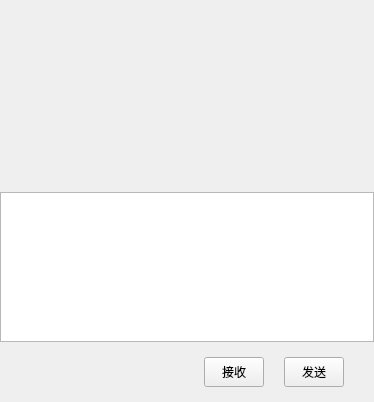
<?xml version="1.0" encoding="UTF-8"?>
<ui version="4.0">
 <class>ChatPage</class>
 <widget class="QWidget" name="ChatPage">
  <property name="geometry">
   <rect>
    <x>0</x>
    <y>0</y>
    <width>374</width>
    <height>402</height>
   </rect>
  </property>
  <property name="windowTitle">
   <string>Form</string>
  </property>
  <property name="autoFillBackground">
   <bool>false</bool>
  </property>
  <layout class="QVBoxLayout" name="verticalLayout">
   <property name="spacing">
    <number>0</number>
   </property>
   <property name="leftMargin">
    <number>0</number>
   </property>
   <property name="topMargin">
    <number>0</number>
   </property>
   <property name="rightMargin">
    <number>0</number>
   </property>
   <property name="bottomMargin">
    <number>0</number>
   </property>
   <item>
    <widget class="QWidget" name="chat_data_wid" native="true">
     <layout class="QVBoxLayout" name="verticalLayout_4">
      <property name="spacing">
       <number>0</number>
      </property>
      <property name="leftMargin">
       <number>0</number>
      </property>
      <property name="topMargin">
       <number>0</number>
      </property>
      <property name="rightMargin">
       <number>0</number>
      </property>
      <property name="bottomMargin">
       <number>0</number>
      </property>
      <item>
       <widget class="QWidget" name="title_wid" native="true">
        <property name="minimumSize">
         <size>
          <width>0</width>
          <height>40</height>
         </size>
        </property>
        <property name="maximumSize">
         <size>
          <width>16777215</width>
          <height>40</height>
         </size>
        </property>
        <layout class="QVBoxLayout" name="verticalLayout_5">
         <property name="spacing">
          <number>0</number>
         </property>
         <property name="leftMargin">
          <number>0</number>
         </property>
         <property name="topMargin">
          <number>0</number>
         </property>
         <property name="rightMargin">
          <number>0</number>
         </property>
         <property name="bottomMargin">
          <number>0</number>
         </property>
         <item>
          <widget class="QWidget" name="widget_2" native="true">
           <layout class="QHBoxLayout" name="horizontalLayout_3">
            <property name="spacing">
             <number>0</number>
            </property>
            <property name="topMargin">
             <number>0</number>
            </property>
            <property name="rightMargin">
             <number>0</number>
            </property>
            <property name="bottomMargin">
             <number>0</number>
            </property>
            <item>
             <widget class="QLabel" name="title_lb">
              <property name="lineWidth">
               <number>1</number>
              </property>
              <property name="midLineWidth">
               <number>0</number>
              </property>
              <property name="text">
               <string/>
              </property>
              <property name="margin">
               <number>5</number>
              </property>
             </widget>
            </item>
           </layout>
          </widget>
         </item>
        </layout>
       </widget>
      </item>
      <item>
       <widget class="ChatView" name="chat_data_list" native="true">
        <property name="minimumSize">
         <size>
          <width>0</width>
          <height>0</height>
         </size>
        </property>
        <property name="maximumSize">
         <size>
          <width>16777215</width>
          <height>16777215</height>
         </size>
        </property>
       </widget>
      </item>
      <item>
       <widget class="QWidget" name="tool_wid" native="true">
        <property name="minimumSize">
         <size>
          <width>0</width>
          <height>40</height>
         </size>
        </property>
        <property name="maximumSize">
         <size>
          <width>16777215</width>
          <height>40</height>
         </size>
        </property>
        <layout class="QHBoxLayout" name="horizontalLayout">
         <property name="spacing">
          <number>0</number>
         </property>
         <property name="leftMargin">
          <number>0</number>
         </property>
         <property name="topMargin">
          <number>0</number>
         </property>
         <property name="rightMargin">
          <number>0</number>
         </property>
         <property name="bottomMargin">
          <number>0</number>
         </property>
         <item>
          <spacer name="horizontalSpacer_6">
           <property name="orientation">
            <enum>Qt::Orientation::Horizontal</enum>
           </property>
           <property name="sizeType">
            <enum>QSizePolicy::Policy::Fixed</enum>
           </property>
           <property name="sizeHint" stdset="0">
            <size>
             <width>5</width>
             <height>20</height>
            </size>
           </property>
          </spacer>
         </item>
         <item>
          <widget class="ClickedLabel" name="emoji_lb">
           <property name="minimumSize">
            <size>
             <width>25</width>
             <height>25</height>
            </size>
           </property>
           <property name="maximumSize">
            <size>
             <width>25</width>
             <height>25</height>
            </size>
           </property>
           <property name="text">
            <string/>
           </property>
           <property name="alignment">
            <set>Qt::AlignmentFlag::AlignCenter</set>
           </property>
          </widget>
         </item>
         <item>
          <spacer name="horizontalSpacer_5">
           <property name="orientation">
            <enum>Qt::Orientation::Horizontal</enum>
           </property>
           <property name="sizeType">
            <enum>QSizePolicy::Policy::Fixed</enum>
           </property>
           <property name="sizeHint" stdset="0">
            <size>
             <width>10</width>
             <height>20</height>
            </size>
           </property>
          </spacer>
         </item>
         <item>
          <widget class="ClickedLabel" name="file_lb">
           <property name="minimumSize">
            <size>
             <width>25</width>
             <height>25</height>
            </size>
           </property>
           <property name="maximumSize">
            <size>
             <width>25</width>
             <height>25</height>
            </size>
           </property>
           <property name="text">
            <string/>
           </property>
           <property name="alignment">
            <set>Qt::AlignmentFlag::AlignCenter</set>
           </property>
          </widget>
         </item>
         <item>
          <spacer name="horizontalSpacer_4">
           <property name="orientation">
            <enum>Qt::Orientation::Horizontal</enum>
           </property>
           <property name="sizeHint" stdset="0">
            <size>
             <width>300</width>
             <height>20</height>
            </size>
           </property>
          </spacer>
         </item>
        </layout>
       </widget>
      </item>
      <item>
       <widget class="MessageTextEdit" name="chatEdit">
        <property name="minimumSize">
         <size>
          <width>0</width>
          <height>150</height>
         </size>
        </property>
        <property name="maximumSize">
         <size>
          <width>16777215</width>
          <height>150</height>
         </size>
        </property>
       </widget>
      </item>
      <item>
       <widget class="QWidget" name="send_wid" native="true">
        <property name="minimumSize">
         <size>
          <width>0</width>
          <height>60</height>
         </size>
        </property>
        <property name="maximumSize">
         <size>
          <width>16777215</width>
          <height>60</height>
         </size>
        </property>
        <layout class="QHBoxLayout" name="horizontalLayout_4">
         <property name="spacing">
          <number>0</number>
         </property>
         <property name="leftMargin">
          <number>0</number>
         </property>
         <property name="topMargin">
          <number>0</number>
         </property>
         <property name="rightMargin">
          <number>0</number>
         </property>
         <property name="bottomMargin">
          <number>0</number>
         </property>
         <item>
          <spacer name="horizontalSpacer">
           <property name="orientation">
            <enum>Qt::Orientation::Horizontal</enum>
           </property>
           <property name="sizeHint" stdset="0">
            <size>
             <width>40</width>
             <height>20</height>
            </size>
           </property>
          </spacer>
         </item>
         <item>
          <widget class="ClickedBtn" name="receive_btn">
           <property name="minimumSize">
            <size>
             <width>60</width>
             <height>30</height>
            </size>
           </property>
           <property name="maximumSize">
            <size>
             <width>60</width>
             <height>30</height>
            </size>
           </property>
           <property name="text">
            <string>接收</string>
           </property>
          </widget>
         </item>
         <item>
          <spacer name="horizontalSpacer_2">
           <property name="orientation">
            <enum>Qt::Orientation::Horizontal</enum>
           </property>
           <property name="sizeType">
            <enum>QSizePolicy::Policy::Fixed</enum>
           </property>
           <property name="sizeHint" stdset="0">
            <size>
             <width>20</width>
             <height>20</height>
            </size>
           </property>
          </spacer>
         </item>
         <item>
          <widget class="ClickedBtn" name="send_btn">
           <property name="minimumSize">
            <size>
             <width>60</width>
             <height>30</height>
            </size>
           </property>
           <property name="maximumSize">
            <size>
             <width>60</width>
             <height>30</height>
            </size>
           </property>
           <property name="text">
            <string>发送</string>
           </property>
          </widget>
         </item>
         <item>
          <spacer name="horizontalSpacer_3">
           <property name="orientation">
            <enum>Qt::Orientation::Horizontal</enum>
           </property>
           <property name="sizeType">
            <enum>QSizePolicy::Policy::Fixed</enum>
           </property>
           <property name="sizeHint" stdset="0">
            <size>
             <width>30</width>
             <height>20</height>
            </size>
           </property>
          </spacer>
         </item>
        </layout>
       </widget>
      </item>
     </layout>
    </widget>
   </item>
  </layout>
 </widget>
 <customwidgets>
  <customwidget>
   <class>ClickedBtn</class>
   <extends>QPushButton</extends>
   <header location="global">clickedbtn.h</header>
  </customwidget>
  <customwidget>
   <class>ClickedLabel</class>
   <extends>QLabel</extends>
   <header location="global">clickedlabel.h</header>
  </customwidget>
  <customwidget>
   <class>ChatView</class>
   <extends>QWidget</extends>
   <header location="global">chatview.h</header>
   <container>1</container>
  </customwidget>
  <customwidget>
   <class>MessageTextEdit</class>
   <extends>QTextEdit</extends>
   <header location="global">messagetextedit.h</header>
  </customwidget>
 </customwidgets>
 <resources/>
 <connections/>
</ui>
